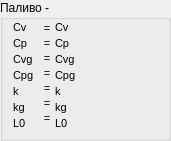
      <widget class="QGroupBox" name="furl_groupBox">
       <property name="geometry">
        <rect>
         <x>0</x>
         <y>60</y>
         <width>171</width>
         <height>141</height>
        </rect>
       </property>
       <property name="title">
        <string>Паливо - </string>
       </property>
       <widget class="QWidget" name="layoutWidget">
        <property name="geometry">
         <rect>
          <x>10</x>
          <y>20</y>
          <width>151</width>
          <height>111</height>
         </rect>
        </property>
        <layout class="QHBoxLayout" name="horizontalLayout_36">
         <property name="spacing">
          <number>0</number>
         </property>
         <item>
          <layout class="QVBoxLayout" name="verticalLayout_10">
           <property name="spacing">
            <number>2</number>
           </property>
           <item>
            <widget class="QLabel" name="label_164">
             <property name="minimumSize">
              <size>
               <width>26</width>
               <height>0</height>
              </size>
             </property>
             <property name="maximumSize">
              <size>
               <width>26</width>
               <height>13</height>
              </size>
             </property>
             <property name="font">
              <font>
               <pointsize>8</pointsize>
              </font>
             </property>
             <property name="text">
              <string>Cv</string>
             </property>
            </widget>
           </item>
           <item>
            <widget class="QLabel" name="label_166">
             <property name="minimumSize">
              <size>
               <width>26</width>
               <height>0</height>
              </size>
             </property>
             <property name="maximumSize">
              <size>
               <width>26</width>
               <height>13</height>
              </size>
             </property>
             <property name="font">
              <font>
               <pointsize>8</pointsize>
              </font>
             </property>
             <property name="text">
              <string>Cp</string>
             </property>
            </widget>
           </item>
           <item>
            <widget class="QLabel" name="label_163">
             <property name="minimumSize">
              <size>
               <width>26</width>
               <height>0</height>
              </size>
             </property>
             <property name="maximumSize">
              <size>
               <width>26</width>
               <height>13</height>
              </size>
             </property>
             <property name="font">
              <font>
               <pointsize>8</pointsize>
              </font>
             </property>
             <property name="text">
              <string>Cvg</string>
             </property>
            </widget>
           </item>
           <item>
            <widget class="QLabel" name="label_167">
             <property name="minimumSize">
              <size>
               <width>26</width>
               <height>0</height>
              </size>
             </property>
             <property name="maximumSize">
              <size>
               <width>26</width>
               <height>13</height>
              </size>
             </property>
             <property name="font">
              <font>
               <pointsize>8</pointsize>
              </font>
             </property>
             <property name="text">
              <string>Cpg</string>
             </property>
            </widget>
           </item>
           <item>
            <widget class="QLabel" name="label_165">
             <property name="minimumSize">
              <size>
               <width>26</width>
               <height>0</height>
              </size>
             </property>
             <property name="maximumSize">
              <size>
               <width>26</width>
               <height>13</height>
              </size>
             </property>
             <property name="font">
              <font>
               <pointsize>8</pointsize>
              </font>
             </property>
             <property name="text">
              <string>k</string>
             </property>
            </widget>
           </item>
           <item>
            <widget class="QLabel" name="label_162">
             <property name="minimumSize">
              <size>
               <width>26</width>
               <height>0</height>
              </size>
             </property>
             <property name="maximumSize">
              <size>
               <width>26</width>
               <height>13</height>
              </size>
             </property>
             <property name="font">
              <font>
               <pointsize>8</pointsize>
              </font>
             </property>
             <property name="text">
              <string>kg</string>
             </property>
            </widget>
           </item>
           <item>
            <widget class="QLabel" name="label_168">
             <property name="minimumSize">
              <size>
               <width>26</width>
               <height>0</height>
              </size>
             </property>
             <property name="maximumSize">
              <size>
               <width>26</width>
               <height>13</height>
              </size>
             </property>
             <property name="font">
              <font>
               <pointsize>8</pointsize>
              </font>
             </property>
             <property name="text">
              <string>L0</string>
             </property>
            </widget>
           </item>
          </layout>
         </item>
         <item>
          <layout class="QVBoxLayout" name="verticalLayout_13">
           <property name="spacing">
            <number>2</number>
           </property>
           <item>
            <widget class="QLabel" name="label_140">
             <property name="maximumSize">
              <size>
               <width>10</width>
               <height>10</height>
              </size>
             </property>
             <property name="font">
              <font>
               <pointsize>8</pointsize>
              </font>
             </property>
             <property name="text">
              <string>=</string>
             </property>
             <property name="alignment">
              <set>Qt::AlignCenter</set>
             </property>
            </widget>
           </item>
           <item>
            <widget class="QLabel" name="label_137">
             <property name="maximumSize">
              <size>
               <width>10</width>
               <height>10</height>
              </size>
             </property>
             <property name="font">
              <font>
               <pointsize>8</pointsize>
              </font>
             </property>
             <property name="text">
              <string>=</string>
             </property>
             <property name="alignment">
              <set>Qt::AlignCenter</set>
             </property>
            </widget>
           </item>
           <item>
            <widget class="QLabel" name="label_138">
             <property name="maximumSize">
              <size>
               <width>10</width>
               <height>10</height>
              </size>
             </property>
             <property name="font">
              <font>
               <pointsize>8</pointsize>
              </font>
             </property>
             <property name="text">
              <string>=</string>
             </property>
             <property name="alignment">
              <set>Qt::AlignCenter</set>
             </property>
            </widget>
           </item>
           <item>
            <widget class="QLabel" name="label_143">
             <property name="maximumSize">
              <size>
               <width>10</width>
               <height>10</height>
              </size>
             </property>
             <property name="font">
              <font>
               <pointsize>8</pointsize>
              </font>
             </property>
             <property name="text">
              <string>=</string>
             </property>
             <property name="alignment">
              <set>Qt::AlignCenter</set>
             </property>
            </widget>
           </item>
           <item>
            <widget class="QLabel" name="label_144">
             <property name="maximumSize">
              <size>
               <width>10</width>
               <height>10</height>
              </size>
             </property>
             <property name="font">
              <font>
               <pointsize>8</pointsize>
              </font>
             </property>
             <property name="text">
              <string>=</string>
             </property>
             <property name="alignment">
              <set>Qt::AlignCenter</set>
             </property>
            </widget>
           </item>
           <item>
            <widget class="QLabel" name="label_139">
             <property name="maximumSize">
              <size>
               <width>10</width>
               <height>10</height>
              </size>
             </property>
             <property name="font">
              <font>
               <pointsize>8</pointsize>
              </font>
             </property>
             <property name="text">
              <string>=</string>
             </property>
             <property name="alignment">
              <set>Qt::AlignCenter</set>
             </property>
            </widget>
           </item>
           <item>
            <widget class="QLabel" name="label_142">
             <property name="maximumSize">
              <size>
               <width>10</width>
               <height>10</height>
              </size>
             </property>
             <property name="font">
              <font>
               <pointsize>8</pointsize>
              </font>
             </property>
             <property name="text">
              <string>=</string>
             </property>
             <property name="alignment">
              <set>Qt::AlignCenter</set>
             </property>
            </widget>
           </item>
          </layout>
         </item>
         <item>
          <layout class="QVBoxLayout" name="verticalLayout_14">
           <property name="spacing">
            <number>2</number>
           </property>
           <item>
            <widget class="QLabel" name="label_Cv">
             <property name="minimumSize">
              <size>
               <width>100</width>
               <height>0</height>
              </size>
             </property>
             <property name="maximumSize">
              <size>
               <width>100</width>
               <height>13</height>
              </size>
             </property>
             <property name="font">
              <font>
               <pointsize>8</pointsize>
              </font>
             </property>
             <property name="text">
              <string>Cv</string>
             </property>
            </widget>
           </item>
           <item>
            <widget class="QLabel" name="label_Cp">
             <property name="minimumSize">
              <size>
               <width>100</width>
               <height>0</height>
              </size>
             </property>
             <property name="maximumSize">
              <size>
               <width>100</width>
               <height>13</height>
              </size>
             </property>
             <property name="font">
              <font>
               <pointsize>8</pointsize>
              </font>
             </property>
             <property name="text">
              <string>Cp</string>
             </property>
            </widget>
           </item>
           <item>
            <widget class="QLabel" name="label_Cvg">
             <property name="minimumSize">
              <size>
               <width>100</width>
               <height>0</height>
              </size>
             </property>
             <property name="maximumSize">
              <size>
               <width>100</width>
               <height>13</height>
              </size>
             </property>
             <property name="font">
              <font>
               <pointsize>8</pointsize>
              </font>
             </property>
             <property name="text">
              <string>Cvg</string>
             </property>
            </widget>
           </item>
           <item>
            <widget class="QLabel" name="label_Cpg">
             <property name="minimumSize">
              <size>
               <width>100</width>
               <height>0</height>
              </size>
             </property>
             <property name="maximumSize">
              <size>
               <width>100</width>
               <height>13</height>
              </size>
             </property>
             <property name="font">
              <font>
               <pointsize>8</pointsize>
              </font>
             </property>
             <property name="text">
              <string>Cpg</string>
             </property>
            </widget>
           </item>
           <item>
            <widget class="QLabel" name="label_L0">
             <property name="minimumSize">
              <size>
               <width>100</width>
               <height>0</height>
              </size>
             </property>
             <property name="maximumSize">
              <size>
               <width>100</width>
               <height>13</height>
              </size>
             </property>
             <property name="font">
              <font>
               <pointsize>8</pointsize>
              </font>
             </property>
             <property name="text">
              <string>k</string>
             </property>
            </widget>
           </item>
           <item>
            <widget class="QLabel" name="label_kg">
             <property name="minimumSize">
              <size>
               <width>100</width>
               <height>0</height>
              </size>
             </property>
             <property name="maximumSize">
              <size>
               <width>100</width>
               <height>13</height>
              </size>
             </property>
             <property name="font">
              <font>
               <pointsize>8</pointsize>
              </font>
             </property>
             <property name="text">
              <string>kg</string>
             </property>
            </widget>
           </item>
           <item>
            <widget class="QLabel" name="label_k">
             <property name="minimumSize">
              <size>
               <width>100</width>
               <height>0</height>
              </size>
             </property>
             <property name="maximumSize">
              <size>
               <width>100</width>
               <height>13</height>
              </size>
             </property>
             <property name="font">
              <font>
               <pointsize>8</pointsize>
              </font>
             </property>
             <property name="text">
              <string>L0</string>
             </property>
            </widget>
           </item>
          </layout>
         </item>
        </layout>
       </widget>
      </widget>
